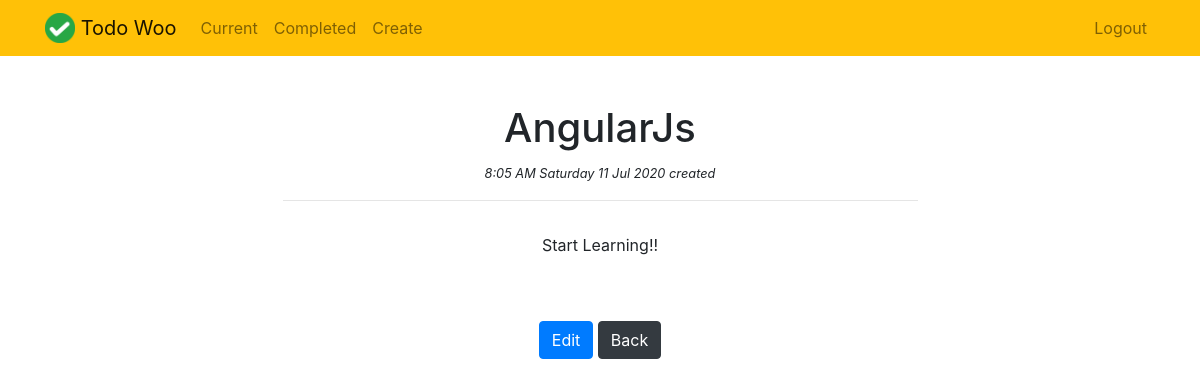
/todo/8/ (signed in), run on the app's committed database.
### todo/models.py (models this page shows, shortened)
class Todo (models.Model):
    title = models.CharField(max_length=100)
    memo = models.TextField (blank=True)
    created = models.DateTimeField (auto_now_add=True)
    datecompleted = models.DateTimeField (null=True, blank=True)
    important = models.BooleanField (default=False)
    user = models.ForeignKey (User, on_delete=models.CASCADE)

### todo/views.py (the view)
# urls.py: path('todo/<int:todo_pk>/', views.viewtodo, name='viewtodo'),
@login_required
def viewtodo(request, todo_pk):
    todo = get_object_or_404(Todo, pk=todo_pk, user=request.user)
    form = TodoForm(instance=todo)
    if request.method == 'GET':
        return render(request, 'todo/viewtodo.html', {'todo': todo, 'form':form})
    else:
        return render(request, 'todo/edittodo.html', {'todo': todo, 'form':form})

### todo/templates/todo/viewtodo.html (shortened to what this page needs)
{% extends 'todo/base.html' %}
{% block content %}
<div class="row justify-content-center mt-5">
  <div class="col-md-7 text-center">
    <h1>{{ todo.title }}</h1>
    <small><em>{{ todo.created|date:'f A l d M Y' }} created</em></small><br>
    <hr>
  </div>
</div>
<div class="row justify-content-center mt-3">
  <div class="col-md-7 text-center">
    {% if todo.memo %}
    <p>{{ todo.memo|safe}}</p>
    {% endif %}
  </div>
</div>
<div class="row justify-content-center mt-5">
  <div class="text-center">
    <a href="{% url 'edittodo' todo.id %}" class="btn btn-primary">Edit</a>
    <a href="{% url 'currenttodos' %}" class="btn btn-dark">Back</a>
  </div>
</div>
{% endblock %}

### data on the page
Todo: title "AngularJs", created "8:05 AM Saturday 11 Jul 2020", memo "Start Learning!!"
